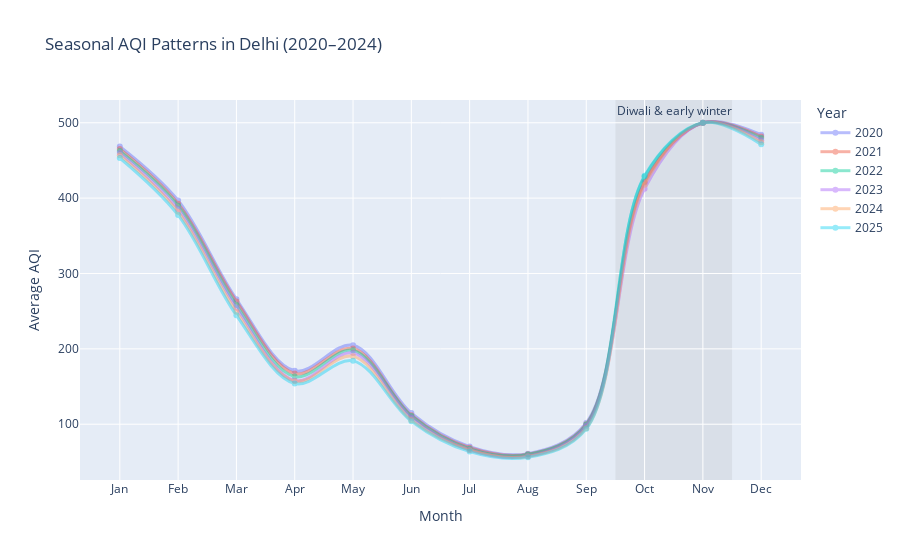

Notebook code cell kept with this figure:
### Code cell
fig.update_traces(
    hovertemplate=
    "<b>Year:</b> %{customdata[0]}<br>" +
    "<b>Month:</b> %{x}<br>" +
    "<b>AQI:</b> %{y:.1f}<extra></extra>",
    customdata=monthly_aqi[["year"]]
)

### Figure 1 — Plotly figure (JSON) as saved in the notebook; plotly's stock layout.template omitted (floating-point values rounded to 4 significant figures)
{"data": [{"customdata": [[2020], [2020], [2020], [2020], [2020], [2020], [2020], [2020], [2020], [2020], [2020], [2020], [2021], [2021], [2021], [2021], [2021], [2021], [2021], [2021], [2021], [2021], [2021], [2021], [2022], [2022], [2022], [2022], [2022], [2022], [2022], [2022], [2022], [2022], [2022], [2022], [2023], [2023], [2023], [2023], [2023], [2023], [2023], [2023], [2023], [2023], [2023], [2023], [2024], [2024], [2024], [2024], [2024], [2024], [2024], [2024], [2024], [2024], [2024], [2024], [2025], [2025], [2025], [2025], [2025], [2025], [2025], [2025], [2025], [2025], [2025], [2025]], "hovertemplate": "<b>Year:</b> %{customdata[0]}<br><b>Month:</b> %{x}<br><b>AQI:</b> %{y:.1f}<extra></extra>", "legendgroup": "2020", "line": {"color": "#636efa", "dash": "solid", "shape": "spline", "width": 3}, "marker": {"symbol": "circle"}, "mode": "lines+markers", "name": "2020", "opacity": 0.45, "orientation": "v", "showlegend": true, "type": "scatter", "x": [1, 2, 3, 4, 5, 6, 7, 8, 9, 10, 11, 12], "xaxis": "x", "y": [468.6, 396.8, 265.8, 170.9, 204.8, 114.7, 70.36, 60.98, 101.8, 420.7, 500.0, 484.1], "yaxis": "y"}, {"customdata": [[2020], [2020], [2020], [2020], [2020], [2020], [2020], [2020], [2020], [2020], [2020], [2020], [2021], [2021], [2021], [2021], [2021], [2021], [2021], [2021], [2021], [2021], [2021], [2021], [2022], [2022], [2022], [2022], [2022], [2022], [2022], [2022], [2022], [2022], [2022], [2022], [2023], [2023], [2023], [2023], [2023], [2023], [2023], [2023], [2023], [2023], [2023], [2023], [2024], [2024], [2024], [2024], [2024], [2024], [2024], [2024], [2024], [2024], [2024], [2024], [2025], [2025], [2025], [2025], [2025], [2025], [2025], [2025], [2025], [2025], [2025], [2025]], "hovertemplate": "<b>Year:</b> %{customdata[0]}<br><b>Month:</b> %{x}<br><b>AQI:</b> %{y:.1f}<extra></extra>", "legendgroup": "2021", "line": {"color": "#EF553B", "dash": "solid", "shape": "spline", "width": 3}, "marker": {"symbol": "circle"}, "mode": "lines+markers", "name": "2021", "opacity": 0.45, "orientation": "v", "showlegend": true, "type": "scatter", "x": [1, 2, 3, 4, 5, 6, 7, 8, 9, 10, 11, 12], "xaxis": "x", "y": [465.3, 392.7, 263.0, 167.3, 200.4, 112.0, 68.74, 60.27, 100.1, 421.7, 500.0, 481.8], "yaxis": "y"}, {"customdata": [[2020], [2020], [2020], [2020], [2020], [2020], [2020], [2020], [2020], [2020], [2020], [2020], [2021], [2021], [2021], [2021], [2021], [2021], [2021], [2021], [2021], [2021], [2021], [2021], [2022], [2022], [2022], [2022], [2022], [2022], [2022], [2022], [2022], [2022], [2022], [2022], [2023], [2023], [2023], [2023], [2023], [2023], [2023], [2023], [2023], [2023], [2023], [2023], [2024], [2024], [2024], [2024], [2024], [2024], [2024], [2024], [2024], [2024], [2024], [2024], [2025], [2025], [2025], [2025], [2025], [2025], [2025], [2025], [2025], [2025], [2025], [2025]], "hovertemplate": "<b>Year:</b> %{customdata[0]}<br><b>Month:</b> %{x}<br><b>AQI:</b> %{y:.1f}<extra></extra>", "legendgroup": "2022", "line": {"color": "#00cc96", "dash": "solid", "shape": "spline", "width": 3}, "marker": {"symbol": "circle"}, "mode": "lines+markers", "name": "2022", "opacity": 0.45, "orientation": "v", "showlegend": true, "type": "scatter", "x": [1, 2, 3, 4, 5, 6, 7, 8, 9, 10, 11, 12], "xaxis": "x", "y": [462.6, 390.0, 258.3, 163.2, 198.0, 110.9, 67.37, 59.97, 99.57, 428.7, 500.0, 479.7], "yaxis": "y"}, {"customdata": [[2020], [2020], [2020], [2020], [2020], [2020], [2020], [2020], [2020], [2020], [2020], [2020], [2021], [2021], [2021], [2021], [2021], [2021], [2021], [2021], [2021], [2021], [2021], [2021], [2022], [2022], [2022], [2022], [2022], [2022], [2022], [2022], [2022], [2022], [2022], [2022], [2023], [2023], [2023], [2023], [2023], [2023], [2023], [2023], [2023], [2023], [2023], [2023], [2024], [2024], [2024], [2024], [2024], [2024], [2024], [2024], [2024], [2024], [2024], [2024], [2025], [2025], [2025], [2025], [2025], [2025], [2025], [2025], [2025], [2025], [2025], [2025]], "hovertemplate": "<b>Year:</b> %{customdata[0]}<br><b>Month:</b> %{x}<br><b>AQI:</b> %{y:.1f}<extra></extra>", "legendgroup": "2023", "line": {"color": "#ab63fa", "dash": "solid", "shape": "spline", "width": 3}, "marker": {"symbol": "circle"}, "mode": "lines+markers", "name": "2023", "opacity": 0.45, "orientation": "v", "showlegend": true, "type": "scatter", "x": [1, 2, 3, 4, 5, 6, 7, 8, 9, 10, 11, 12], "xaxis": "x", "y": [459.9, 385.5, 254.6, 158.1, 194.5, 108.7, 65.87, 57.68, 97.68, 412.3, 500.0, 476.7], "yaxis": "y"}, {"customdata": [[2020], [2020], [2020], [2020], [2020], [2020], [2020], [2020], [2020], [2020], [2020], [2020], [2021], [2021], [2021], [2021], [2021], [2021], [2021], [2021], [2021], [2021], [2021], [2021], [2022], [2022], [2022], [2022], [2022], [2022], [2022], [2022], [2022], [2022], [2022], [2022], [2023], [2023], [2023], [2023], [2023], [2023], [2023], [2023], [2023], [2023], [2023], [2023], [2024], [2024], [2024], [2024], [2024], [2024], [2024], [2024], [2024], [2024], [2024], [2024], [2025], [2025], [2025], [2025], [2025], [2025], [2025], [2025], [2025], [2025], [2025], [2025]], "hovertemplate": "<b>Year:</b> %{customdata[0]}<br><b>Month:</b> %{x}<br><b>AQI:</b> %{y:.1f}<extra></extra>", "legendgroup": "2024", "line": {"color": "#FFA15A", "dash": "solid", "shape": "spline", "width": 3}, "marker": {"symbol": "circle"}, "mode": "lines+markers", "name": "2024", "opacity": 0.45, "orientation": "v", "showlegend": true, "type": "scatter", "x": [1, 2, 3, 4, 5, 6, 7, 8, 9, 10, 11, 12], "xaxis": "x", "y": [457.0, 381.9, 249.2, 157.1, 190.0, 105.4, 65.59, 57.26, 94.8, 417.9, 500.0, 474.0], "yaxis": "y"}, {"customdata": [[2020], [2020], [2020], [2020], [2020], [2020], [2020], [2020], [2020], [2020], [2020], [2020], [2021], [2021], [2021], [2021], [2021], [2021], [2021], [2021], [2021], [2021], [2021], [2021], [2022], [2022], [2022], [2022], [2022], [2022], [2022], [2022], [2022], [2022], [2022], [2022], [2023], [2023], [2023], [2023], [2023], [2023], [2023], [2023], [2023], [2023], [2023], [2023], [2024], [2024], [2024], [2024], [2024], [2024], [2024], [2024], [2024], [2024], [2024], [2024], [2025], [2025], [2025], [2025], [2025], [2025], [2025], [2025], [2025], [2025], [2025], [2025]], "hovertemplate": "<b>Year:</b> %{customdata[0]}<br><b>Month:</b> %{x}<br><b>AQI:</b> %{y:.1f}<extra></extra>", "legendgroup": "2025", "line": {"color": "#19d3f3", "dash": "solid", "shape": "spline", "width": 3}, "marker": {"symbol": "circle"}, "mode": "lines+markers", "name": "2025", "opacity": 0.45, "orientation": "v", "showlegend": true, "type": "scatter", "x": [1, 2, 3, 4, 5, 6, 7, 8, 9, 10, 11, 12], "xaxis": "x", "y": [453.2, 377.5, 244.5, 154.0, 184.1, 104.0, 63.67, 56.19, 93.89, 429.6, 500.0, 471.3], "yaxis": "y"}], "layout": {"annotations": [{"showarrow": false, "text": "Diwali & early winter", "x": 9.5, "xanchor": "left", "xref": "x", "y": 1, "yanchor": "top", "yref": "y domain"}], "hovermode": "x unified", "legend": {"title": {"text": "Year"}, "tracegroupgap": 0}, "shapes": [{"fillcolor": "gray", "layer": "below", "line": {"width": 0}, "opacity": 0.12, "type": "rect", "x0": 9.5, "x1": 11.5, "xref": "x", "y0": 0, "y1": 1, "yref": "y domain"}], "title": {"text": "Seasonal AQI Patterns in Delhi (2020–2024)"}, "xaxis": {"anchor": "y", "domain": [0, 1], "tickmode": "array", "ticktext": ["Jan", "Feb", "Mar", "Apr", "May", "Jun", "Jul", "Aug", "Sep", "Oct", "Nov", "Dec"], "tickvals": [1, 2, 3, 4, 5, 6, 7, 8, 9, 10, 11, 12], "title": {"text": "Month"}}, "yaxis": {"anchor": "x", "domain": [0, 1], "title": {"text": "Average AQI"}}}}
